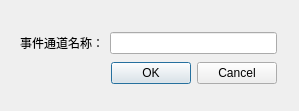
<?xml version="1.0" encoding="UTF-8"?>
<ui version="4.0">
 <class>SetEventChannel</class>
 <widget class="QDialog" name="SetEventChannel">
  <property name="geometry">
   <rect>
    <x>0</x>
    <y>0</y>
    <width>299</width>
    <height>111</height>
   </rect>
  </property>
  <property name="windowTitle">
   <string>Dialog</string>
  </property>
  <widget class="QWidget" name="">
   <property name="geometry">
    <rect>
     <x>20</x>
     <y>30</y>
     <width>257</width>
     <height>57</height>
    </rect>
   </property>
   <layout class="QVBoxLayout" name="verticalLayout">
    <item>
     <layout class="QHBoxLayout" name="horizontalLayout">
      <item>
       <widget class="QLabel" name="label">
        <property name="text">
         <string>事件通道名称：</string>
        </property>
       </widget>
      </item>
      <item>
       <widget class="QLineEdit" name="lineEdit"/>
      </item>
     </layout>
    </item>
    <item>
     <widget class="QDialogButtonBox" name="buttonBox">
      <property name="orientation">
       <enum>Qt::Horizontal</enum>
      </property>
      <property name="standardButtons">
       <set>QDialogButtonBox::Cancel|QDialogButtonBox::Ok</set>
      </property>
     </widget>
    </item>
   </layout>
  </widget>
 </widget>
 <resources/>
 <connections>
  <connection>
   <sender>buttonBox</sender>
   <signal>accepted()</signal>
   <receiver>SetEventChannel</receiver>
   <slot>accept()</slot>
   <hints>
    <hint type="sourcelabel">
     <x>248</x>
     <y>254</y>
    </hint>
    <hint type="destinationlabel">
     <x>157</x>
     <y>274</y>
    </hint>
   </hints>
  </connection>
  <connection>
   <sender>buttonBox</sender>
   <signal>rejected()</signal>
   <receiver>SetEventChannel</receiver>
   <slot>reject()</slot>
   <hints>
    <hint type="sourcelabel">
     <x>316</x>
     <y>260</y>
    </hint>
    <hint type="destinationlabel">
     <x>286</x>
     <y>274</y>
    </hint>
   </hints>
  </connection>
 </connections>
</ui>
